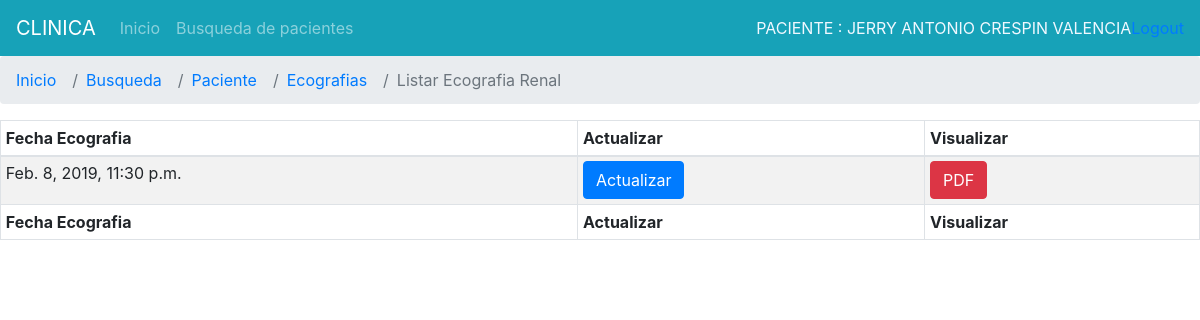
Before: /ecorenal/listar/2 (signed in) with the older database file.
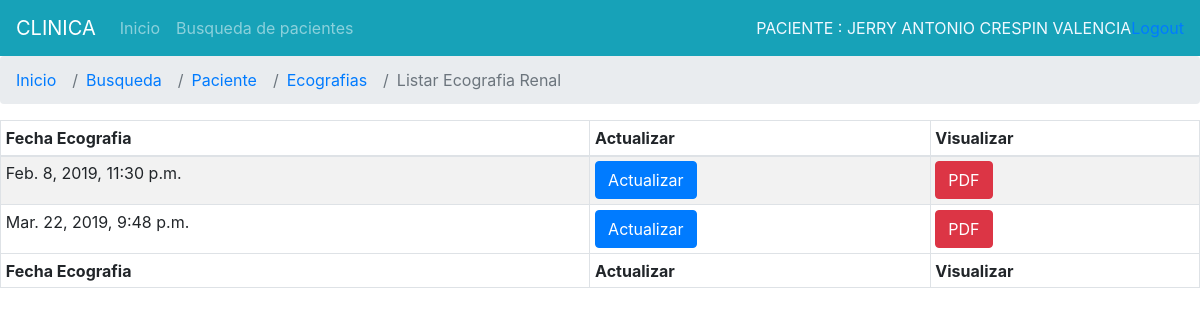
After: the same page with the newer database file.
### Registros/models.py (models this page shows, shortened)
class Paciente(models.Model):
	cedula=models.CharField(max_length=13,unique=True,verbose_name='Cedula de indentidad')
	nombre1=models.CharField(max_length=50,verbose_name='Primer nombre')
	nombre2=models.CharField(max_length=50,verbose_name='Segundo nombre')
	apellPadre=models.CharField(max_length=50,verbose_name='Apellido paterno')
	apellMadre=models.CharField(max_length=50,verbose_name='Apellido materno')
	sexo=models.CharField(max_length=2,choices=(('F', 'Femenino'),('M', 'Masculino'),))
	direccion=models.CharField(max_length=100,verbose_name='DIRECCION DOMICILIARIA')
	fechNacimiento=models.DateField('fecha de naciemiento',default=timezone.now)
	lugarNacimiento=models.CharField(max_length=100,verbose_name='LUGAR DE NACIMIENTO')
	nacionalidad=models.CharField(max_length=100,verbose_name='NACIONALIDAD')
	grupoCultural=models.CharField(max_length=100,verbose_name='GRUPO CULTURAL')
	estadoCivil=models.CharField(max_length=3,choices=(('SOL', 'Soltero'),('CAS', 'Casado'),('DIV', 'Divorciado'),('VIU', 'Viudo'),('UNL', 'Unión libre')))
	instruccion=models.CharField(max_length=100,verbose_name='INSTRUCION EDUCATIVA')
	ocupacion=models.CharField(max_length=100,verbose_name='OCUPACION')
	empresa=models.CharField(max_length=100,verbose_name='EMPRESA')
	tipo_sangre=models.CharField(max_length=100,verbose_name='TIPO DE SANGRE')
	tipo_seguro=models.CharField(max_length=100,verbose_name='TIPO DE SEGURIDAD')
	telefono=models.CharField(max_length=9,verbose_name='Telefono del paciente')
	celular=models.CharField(max_length=10,verbose_name='Celular del paciente')
	correo=models.EmailField(verbose_name='Correo del paciente')
	pariente=models.CharField(max_length=100,verbose_name='NOMBRE PARIENTE')
	parentesco=models.CharField(max_length=100,verbose_name='Parentesco')
	telefono_pariente=models.CharField(max_length=9,verbose_name='Telefono del pariente')
	celular_pariente=models.CharField(max_length=10,verbose_name='Celular del referido')
	foto=models.ImageField(upload_to='fotos', null=True,blank=True)
	fech_creado=models.DateTimeField(auto_now_add=True,verbose_name='Fecha de admision')
	fech_actualizado=models.DateTimeField(auto_now=True,verbose_name='FECHA DE ACTUALIZACION')

class ecografiaRenal(models.Model):
	paciente = models.ForeignKey(Paciente, on_delete=models.CASCADE,verbose_name='PACIENTE')
	motivoExamen=models.CharField(max_length=500,verbose_name='MOTIVO DEL EXAMEN')
	movilidad_riñonder=models.CharField(max_length=20,choices=(('NORMAL', 'Normal'),('ANORMAL', 'Anormal')))
	movilidad_riñonizq=models.CharField(max_length=20,choices=(('NORMAL', 'Normal'),('ANORMAL', 'Anormal')))
	ecogenicidad_riñonder=models.CharField(max_length=20,choices=(('NORMAL', 'Normal'),('AUMENTADA', 'Aumentada'),('DISMINUIDA', 'Disminuida')))
	ecogenicidad_riñonizq=models.CharField(max_length=20,choices=(('NORMAL', 'Normal'),('AUMENTADA', 'Aumentada'),('DISMINUIDA', 'Disminuida')))
	medidalongitud_riñonder=models.DecimalField(max_digits=10, decimal_places=2,verbose_name='Longitudinal(mm)')
	medidalongitud_riñonizq=models.DecimalField(max_digits=10, decimal_places=2,verbose_name='Longitudinal(mm)')
	medidaparenquima_riñonder=models.DecimalField(max_digits=10, decimal_places=2,verbose_name='Parenquima(mm)')
	medidaparenquima_riñonizq=models.DecimalField(max_digits=10, decimal_places=2,verbose_name='Parenquima(mm)')
	imgExpansivas_solidasder=models.CharField(max_length=2,choices=(('NO', 'No'),('SI', 'Si')))
	imgExpansivas_solidasizq=models.CharField(max_length=2,choices=(('NO', 'No'),('SI', 'Si')))
	imgExpansivas_quisticasder=models.CharField(max_length=2,choices=(('NO', 'No'),('SI', 'Si')))
	imgExpansivas_quisticasizq=models.CharField(max_length=2,choices=(('NO', 'No'),('SI', 'Si')))
	hidronefrosisder=models.DecimalField(max_digits=10, decimal_places=2,verbose_name='Hidronefrosis(mm)')
	hidronefrosisizq=models.DecimalField(max_digits=10, decimal_places=2,verbose_name='Hidronefrosis(mm)')
	microlitiasisder=models.DecimalField(max_digits=10, decimal_places=2,verbose_name='Microlitiasis(mm)')
	microlitiasisizq=models.DecimalField(max_digits=10, decimal_places=2,verbose_name='Microlitiasis(mm)')
	calculo_der=models.DecimalField(max_digits=10, decimal_places=2,verbose_name='Calculos(mm)')
	calculo_izq=models.DecimalField(max_digits=10, decimal_places=2,verbose_name='Calculos(mm)')
	descripcionder=models.CharField(max_length=500,verbose_name='DESCRIPCION')
	descripciondizq=models.CharField(max_length=500,verbose_name='DESCRIPCION')
	replecion=models.CharField(max_length=20,choices=(('NORMAL', 'Normal'),('MINIMO', 'Minimo'),('EXCESIVA', 'Excesova')))
	paredes=models.CharField(max_length=20,choices=(('NORMAL', 'Normal'),('DELGADA', 'Delgada'),('ENGROSADA', 'Engrosada')))
	contenidoAnecoico=models.CharField(max_length=200,verbose_name='Conteniso anecoico')
	imgExpansivasvegiga=models.CharField(max_length=200,verbose_name='Imagenes expansivas')
	calculointerior=models.CharField(max_length=200,verbose_name='Calculos en su interior')
	volpremicional=models.DecimalField(max_digits=10, decimal_places=2,verbose_name='volpremicional(cc)')
	volpostmiccional=models.DecimalField(max_digits=10, decimal_places=2,verbose_name='volpostmiccional(cc)')
	retencion=models.DecimalField(max_digits=10, decimal_places=2,verbose_name='retencion(cc)')
	descripcionveg=models.CharField(max_length=500,verbose_name='DESCRIPCION')
	observaciones=models.CharField(max_length=200,verbose_name='OBSERBACIONES')
	presuncionDiagnostico=models.CharField(max_length=500,verbose_name='PRESUNCION_DIAGNOSTICA')
	fech_informe=models.DateTimeField(auto_now_add=True,verbose_name='FECHA INFORME ECOGRAFICO RENAL')
	fech_actualizado=models.DateTimeField(auto_now=True,verbose_name='FECHA DE ACTUALIZACION')
	encargado = models.CharField(max_length=30,verbose_name='ENCARGADO',blank=True,null=True)

### Registros/views.py (the view)
# urls.py: path('ecorenal/listar/<pk>', login_required(views.Listecorenal.as_view()),name='listar_ecorenal'),
class Listecorenal(DetailView):
    model = Paciente
    template_name='registros/listar_ecos/listar_ecorenal.html'
    def get_context_data(self, **kwargs):
        context = super().get_context_data(**kwargs)
        parametro = self.kwargs.get('pk',None)
        analisis = ecografiaRenal.objects.filter(paciente__id=parametro)
        context['analisis']=analisis
        return context

### Registros/templates/registros/listar_ecos/listar_ecorenal.html (shortened to what this page needs)
{%extends "registros/base_listar.html"%}
{% block tipoeco %}
<li class="breadcrumb-item"><a href="{% url 'registros:ecografia' ident=paciente.pk %}">Ecografias</a></li>
<li class="breadcrumb-item active" aria-current="page">Listar Ecografia Renal</li>
{% endblock %}
{% block content %}
<table id="dtDynamicVerticalScrollExample" class="table table-striped table-bordered table-sm" cellspacing="0" width="100%">
    <thead>
      <tr>
        <th class="th-sm">Fecha Ecografia
        </th>
        <th class="th-sm">Actualizar
        </th>
        <th class="th-sm">Visualizar
            </th>
      </tr>
    </thead>
    <tbody>
        {% for list in analisis %}
        <tr>
            <td>{{list.fech_informe}}</td>
            <td><a class="btn btn-primary" href="#">Actualizar</a></td>
            <td><a class="btn btn-danger" target="_blank" href="{% url 'registros:info_ecomamas' ident=list.pk %}">PDF</a></td>
        </tr>
        {%endfor%}
    </tbody>
    <tfoot>
        <tr>
            <th>Fecha Ecografia</th>
            <th>Actualizar</th>
            <th>Visualizar</th>
        </tr>
    </tfoot>
  </table>
{% endblock %}

### Registros/templates/registros/base_listar.html (shortened to what this page needs)
{% extends 'registros/base.html' %}
{% load crispy_forms_tags %}
{% block principal %}
<li class="nav-item">
  <a class="nav-link" href="{% url 'registros:index'%}">Inicio</a>
</li>
<li class="nav-item">
  <a class="nav-link" href="{% url 'registros:buscar'%}">Busqueda de pacientes</a>
</li>
{% endblock %}
{%block derecha%}
<div style="color:aliceblue">PACIENTE : {{paciente.nombre1}}&nbsp{{paciente.nombre2}}&nbsp{{paciente.apellPadre}}&nbsp{{paciente.apellMadre}}
</div>
{%endblock%}
{% block lista %}
<li class="breadcrumb-item"><a href="{% url 'registros:index'%}">Inicio</a></li>
<li class="breadcrumb-item"><a href="{% url 'registros:buscar'%}">Busqueda</a></li>
<li class="breadcrumb-item"><a href="{% url 'registros:paciente' ident=paciente.pk %}">Paciente</a></li>
{% block tipoeco %}{% endblock %}
{% endblock %}

### Registros/templates/registros/base.html (shortened to what this page needs)
<!DOCTYPE html>
<html lang="en">
<head>
    <link rel="stylesheet" href="https://maxcdn.bootstrapcdn.com/bootstrap/4.0.0/css/bootstrap.min.css">
    <link rel="stylesheet" href="https://stackpath.bootstrapcdn.com/bootstrap/4.3.1/css/bootstrap.min.css">
</head>
<body>
    <nav class="navbar navbar-expand-lg navbar-dark bg-info">
        <a class="navbar-brand" href="{% url 'registros:index'%}">CLINICA</a>
        <div class="collapse navbar-collapse" id="navbarTogglerDemo03">
            <ul class="navbar-nav mr-auto mt-2 mt-lg-0">
                {% block principal %}{% endblock %}
            </ul>
        </div>
        {%block derecha%}
        {%endblock%}
        {% if user.is_authenticated %}
        <a href="{% url 'registros:logout'%}">Logout</a>
        {% else %}
        <a href="{% url 'registros:login'%}">Login</a>
        {% endif %}
    </nav>
    <nav aria-label="breadcrumb">
        <ol class="breadcrumb">
            {% block lista %}{% endblock %}
        </ol>
    </nav>
    {% if user.is_authenticated %}
    {% block content %}{% endblock %}
    {% else %}
    {% block login %}
    <h3>please login</h3>
    {% endblock %}
    {% endif %}
</body>
</html>

Changed rows visible on the page:
added ecografiaRenal: fech_informe "Mar. 22, 2019, 9:48 p.m."
